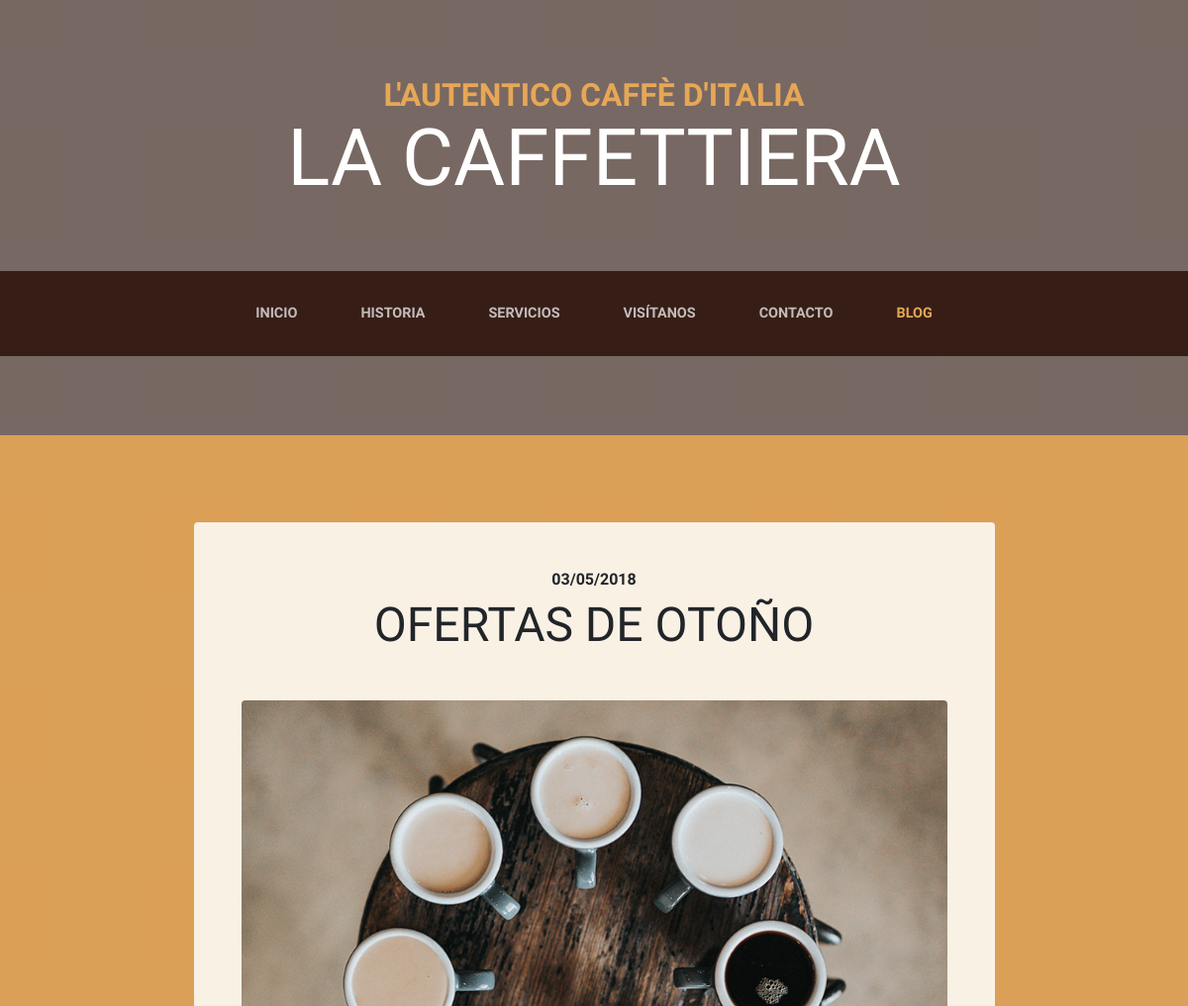
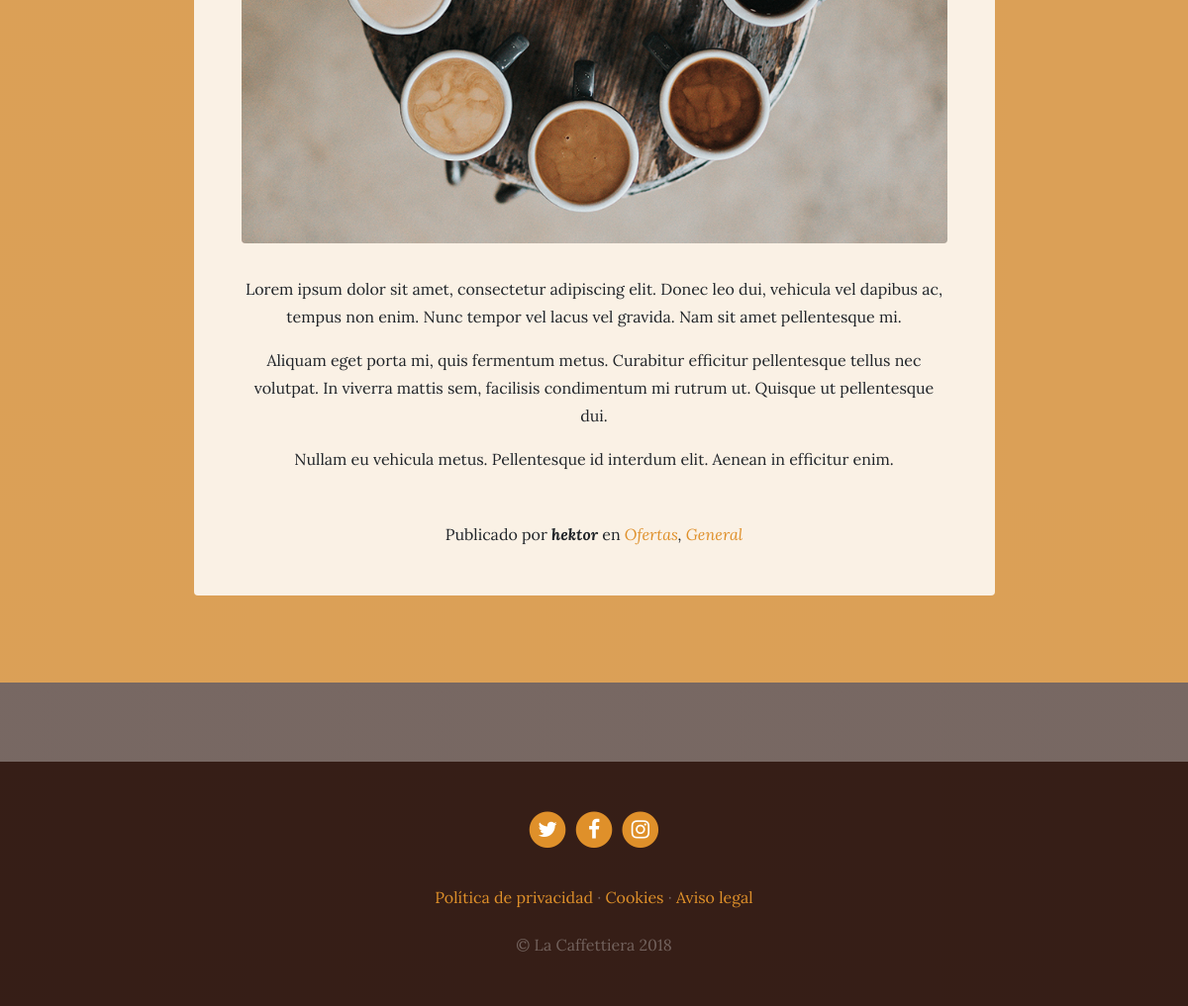
Screenshot of /blog/ with the database file from the repository (2 pictures, top to bottom).
### blog/models.py (models this page shows, shortened)
class Post(models.Model):
    title = models.CharField(max_length=200, verbose_name="Título")
    content = models.TextField(verbose_name="Contenido")
    published = models.DateTimeField(verbose_name="Fecha de publicación", default=now)
    image = models.ImageField(verbose_name="Imagen", upload_to="blog", null=True, blank=True)
    author = models.ForeignKey(User, verbose_name="Autor", on_delete=models.CASCADE)
    categories = models.ManyToManyField(Category, verbose_name="Categorías", related_name="get_posts")
    created = models.DateTimeField(auto_now_add=True, verbose_name="Fecha de creación")
    updated = models.DateTimeField(auto_now=True, verbose_name="Fecha de edición")
    class Meta:
        verbose_name = "entrada"
        verbose_name_plural = "entradas"
        ordering = ['-created']

class Category(models.Model):
    name = models.CharField(max_length=100, verbose_name="Nombre")
    created = models.DateTimeField(auto_now_add=True, verbose_name="Fecha de creación")
    updated = models.DateTimeField(auto_now=True, verbose_name="Fecha de edición")
    class Meta:
        verbose_name = "categoría"
        verbose_name_plural = "categorías"
        ordering = ['-created']

### pages/models.py (models this page shows, shortened)
class Page(models.Model):
    title = models.CharField(verbose_name="Título", max_length=200)
    content = RichTextField(verbose_name="Contenido")
    order = models.SmallIntegerField(verbose_name="Orden", default=0)
    created = models.DateTimeField(auto_now_add=True, verbose_name="Fecha de creación")
    updated = models.DateTimeField(auto_now=True, verbose_name="Fecha de edición")
    class Meta:
        verbose_name = "página"
        verbose_name_plural = "páginas"
        ordering = ['order','title']

### blog/views.py (the view)
# urls.py: path('', views.blog, name="blog"),
def blog(request):
    posts = Post.objects.all()
    return render(request, "blog/blog.html", {'posts':posts})

### pages/templatetags/pages_extras.py (called while the page is built)
@register.simple_tag
def get_page_list():
    pages = Page.objects.all()
    return pages

### social/processors.py (called while the page is built)
def ctx_dict(request):
    ctx = {}
    links = Link.objects.all()
    for link in links:
        ctx[link.key] = link.url
    return ctx

### blog/templates/blog/blog.html (shortened to what this page needs)
{% extends 'core/base.html' %}
{% load static %}
{% block content %}
  {% for post in posts %}
    <section class="page-section cta">
      <div class="container">
        <div class="row">
          <div class="col-xl-9 mx-auto">
            <div class="cta-innerv text-center rounded">
              <h2 class="section-heading mb-5">
                <span class="section-heading-upper">{{post.published|date:"SHORT_DATE_FORMAT"}}</span>
                <span class="section-heading-lower">{{post.title}}</span>
              </h2>
              <p class="mb-0">
                <img class="mx-auto d-flex rounded img-fluid mb-3 mb-lg-0" src="{{post.image.url}}" alt="">
              </p>
              <p class="mb-0 mbt">{{post.content|linebreaks}}</p>
              <p class="mb-0 mbt">
                <span class="section-heading-under">Publicado por <em><b>{{post.author}}</b></em> en
                    <em>
                     {% for category in post.categories.all %}
                      <a href="{% url 'category' category.id %}" class="link">{{category.name}}</a>{% if not forloop.last %},{% endif %}
                     {% endfor %}
                    </em>
                </span>
              </p>
            </div>
          </div>
        </div>
      </div>
    </section>
  {% endfor %}
{% endblock %}

### core/templates/core/base.html (shortened to what this page needs)
<!DOCTYPE html>
<html lang="es">
  <head>
    {% load static %}
    <link href="{% static 'core/vendor/bootstrap/css/bootstrap.min.css' %}" rel="stylesheet">
    <link href="{% static 'core/vendor/font-awesome/css/font-awesome.min.css' %}" rel="stylesheet" type="text/css">
    <link href="{% static 'core/css/business-casual.css' %}" rel="stylesheet">
  </head>
  <body>
    <h1 class="site-heading text-center text-white d-none d-lg-block">
      <span class="site-heading-upper text-primary mb-3">L'autentico caffè d'italia</span>
      <span class="site-heading-lower">La Caffettiera</span>
    </h1>
    <nav class="navbar navbar-expand-lg navbar-dark py-lg-4" id="mainNav">
      <div class="container">
        <div class="collapse navbar-collapse" id="navbarResponsive">
          <ul class="navbar-nav mx-auto">
            <li class="nav-item px-lg-4 {% if request.path == '/' %}active{% endif %}">
              <a class="nav-link text-uppercase text-expanded" href="{% url 'home' %}">Inicio</a>
            </li>
            <li class="nav-item px-lg-4 {% if request.path == '/about/' %}active{% endif %}">
              <a class="nav-link text-uppercase text-expanded" href="{% url 'about' %}">Historia</a>
            </li>
            <li class="nav-item px-lg-4 {% if request.path == '/services/' %}active{% endif %}">
              <a class="nav-link text-uppercase text-expanded" href="{% url 'services' %}">Servicios</a>
            </li>
            <li class="nav-item px-lg-4 {% if request.path == '/store/' %}active{% endif %}">
              <a class="nav-link text-uppercase text-expanded" href="{% url 'store' %}">Visítanos</a>
            </li>
            <li class="nav-item px-lg-4 {% if request.path == '/contact/' %}active{% endif %}">
              <a class="nav-link text-uppercase text-expanded" href="{% url 'contact' %}">Contacto</a>
            </li>
            <li class="nav-item px-lg-4 {% if request.path|slice:":6" == '/blog/' %}active{% endif %}">
              <a class="nav-link text-uppercase text-expanded" href="{% url 'blog' %}">Blog</a>
            </li>
          </ul>
        </div>
      </div>
    </nav>
    {% block content %} {% endblock %}
    <footer class="footer text-faded text-center py-5">
      <div class="container">
        <p class="m-0">
          {% if LINK_TWITTER %}
            <a href="{{LINK_TWITTER}}" class="link">
              <span class="fa-stack fa-lg">
                <i class="fa fa-circle fa-stack-2x"></i>
                <i class="fa fa-twitter fa-stack-1x fa-inverse"></i>
              </span>
            </a>
          {% endif %}
          {% if LINK_FACEBOOK %}
            <a href="{{LINK_FACEBOOK}}" class="link">
              <span class="fa-stack fa-lg">
                <i class="fa fa-circle fa-stack-2x"></i>
                <i class="fa fa-facebook fa-stack-1x fa-inverse"></i>
              </span>
            </a>
          {% endif %}
          {% if LINK_INSTAGRAM %}
            <a href="{{LINK_INSTAGRAM}}" class="link">
              <span class="fa-stack fa-lg">
                <i class="fa fa-circle fa-stack-2x"></i>
                <i class="fa fa-instagram fa-stack-1x fa-inverse"></i>
              </span>
            </a>
          {% endif %}
        </p>
        <p class="m-0 mbt">
          {% load pages_extras %}
          {% get_page_list as page_list %}
          {% for page in page_list %}
            <a href="{% url 'page' page.id page.title|slugify %}" class="link">{{page.title}}</a> {% if not forloop.last %}·{% endif %}
          {% endfor %}
        </p>
        <p class="m-0 mbt1">&copy; La Caffettiera 2018</p>
      </div>
	  </footer>
  </body>
</html>

### core/static/core/css/business-casual.css (style rules this page uses)
body { font-family: 'Lora'; background: linear-gradient(rgba(47, 23, 15, 0.65), rgba(47, 23, 15, 0.65)), url("../img/bg.jpg"); background-attachment: fixed; background-position: center; background-size: cover; }
h1, h2, h3, h4, h5, h6 { font-family: 'Raleway'; }
p { line-height: 1.75; }
.text-faded { color: rgba(255, 255, 255, 0.3); }
.site-heading { margin-top: 5rem; margin-bottom: 5rem; text-transform: uppercase; line-height: 1; font-family: 'Raleway'; }
.site-heading .site-heading-upper { display: block; font-size: 2rem; font-weight: 800; }
.site-heading .site-heading-lower { font-size: 5rem; font-weight: 100; line-height: 4rem; }
.page-section { margin-top: 5rem; margin-bottom: 5rem; }
.section-heading { text-transform: uppercase; }
.section-heading .section-heading-upper { display: block; font-size: 1rem; font-weight: 800; padding-bottom:.5rem; }
.section-heading .section-heading-lower { display: block; font-size: 3rem; font-weight: 100; }
#mainNav { background-color: rgba(47, 23, 15, 0.9); font-family: 'Raleway'; }
#mainNav .navbar-nav .nav-item .nav-link { color: rgba(255, 255, 255, 0.7); font-weight: 800; }
#mainNav .navbar-nav .nav-item.active .nav-link { color: #e6a756; }
@media (min-width: 992px) { #mainNav .navbar-nav .nav-item .nav-link { font-size: 0.9rem; } }
.cta { padding-top: 5rem; padding-bottom: 5rem; background-color: rgba(230, 167, 86, 0.9); }
.cta .cta-innerv { position: relative; padding: 3rem; margin: 0.5rem; background-color: rgba(255, 255, 255, 0.85); }
.footer { background-color: rgba(47, 23, 15, 0.9); }
.text-primary { color: #e6a756 !important; }
.mbt { padding-top: 2rem; }
.mbt1 { padding-top: 1.25rem; }
a.link { color: #df902a; }

### rows the page displays
Post: published "03/05/2018", title "OFERTAS DE OTOÑO", image (picture), content "Lorem ipsum dolor sit amet, consectetur adipiscing elit. Donec leo dui, vehicula vel dapibus ac, tempus non enim. Nunc tempor vel lacus vel gravida. Nam sit amet pellentesque mi. Aliquam eget porta mi, quis fermentum metus. Curabitur efficitur pellentesque tellus nec volutpat. In viverra mattis sem, facilisis condimentum mi rutrum ut. Quisque ut pellentesque dui. Nullam eu vehicula metus. Pellentesque id interdum elit. Aenean in efficitur enim.", author "hektor"
Category: name "Ofertas"
Category: name "General"
Page: title "Política de privacidad"
Page: title "Cookies"
Page: title "Aviso legal"
